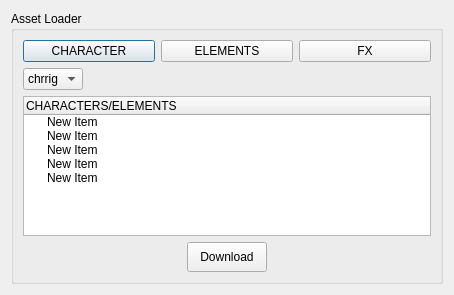
<?xml version="1.0" encoding="UTF-8"?>
<ui version="4.0">
 <class>Dialog</class>
 <widget class="QDialog" name="Dialog">
  <property name="geometry">
   <rect>
    <x>0</x>
    <y>0</y>
    <width>454</width>
    <height>295</height>
   </rect>
  </property>
  <property name="windowTitle">
   <string>Dialog</string>
  </property>
  <layout class="QVBoxLayout" name="verticalLayout_2">
   <item>
    <widget class="QGroupBox" name="groupBox">
     <property name="title">
      <string>Asset Loader</string>
     </property>
     <layout class="QVBoxLayout" name="verticalLayout">
      <item>
       <layout class="QHBoxLayout" name="horizontalLayout">
        <item>
         <widget class="QPushButton" name="pushButton">
          <property name="text">
           <string>CHARACTER</string>
          </property>
         </widget>
        </item>
        <item>
         <widget class="QPushButton" name="pushButton_2">
          <property name="text">
           <string>ELEMENTS</string>
          </property>
         </widget>
        </item>
        <item>
         <widget class="QPushButton" name="pushButton_3">
          <property name="text">
           <string>FX</string>
          </property>
         </widget>
        </item>
       </layout>
      </item>
      <item>
       <layout class="QHBoxLayout" name="horizontalLayout_3">
        <item>
         <widget class="QComboBox" name="comboBox">
          <item>
           <property name="text">
            <string>chrrig</string>
           </property>
          </item>
          <item>
           <property name="text">
            <string>chras</string>
           </property>
          </item>
         </widget>
        </item>
        <item>
         <spacer name="horizontalSpacer">
          <property name="orientation">
           <enum>Qt::Horizontal</enum>
          </property>
          <property name="sizeHint" stdset="0">
           <size>
            <width>40</width>
            <height>20</height>
           </size>
          </property>
         </spacer>
        </item>
       </layout>
      </item>
      <item>
       <widget class="QTreeWidget" name="treeWidget">
        <column>
         <property name="text">
          <string>CHARACTERS/ELEMENTS</string>
         </property>
        </column>
        <item>
         <property name="text">
          <string>New Item</string>
         </property>
        </item>
        <item>
         <property name="text">
          <string>New Item</string>
         </property>
        </item>
        <item>
         <property name="text">
          <string>New Item</string>
         </property>
        </item>
        <item>
         <property name="text">
          <string>New Item</string>
         </property>
        </item>
        <item>
         <property name="text">
          <string>New Item</string>
         </property>
        </item>
       </widget>
      </item>
      <item>
       <layout class="QHBoxLayout" name="horizontalLayout_2">
        <item>
         <widget class="QToolButton" name="toolButton">
          <property name="minimumSize">
           <size>
            <width>80</width>
            <height>30</height>
           </size>
          </property>
          <property name="text">
           <string>Download</string>
          </property>
         </widget>
        </item>
       </layout>
      </item>
     </layout>
    </widget>
   </item>
  </layout>
 </widget>
 <resources/>
 <connections/>
</ui>
